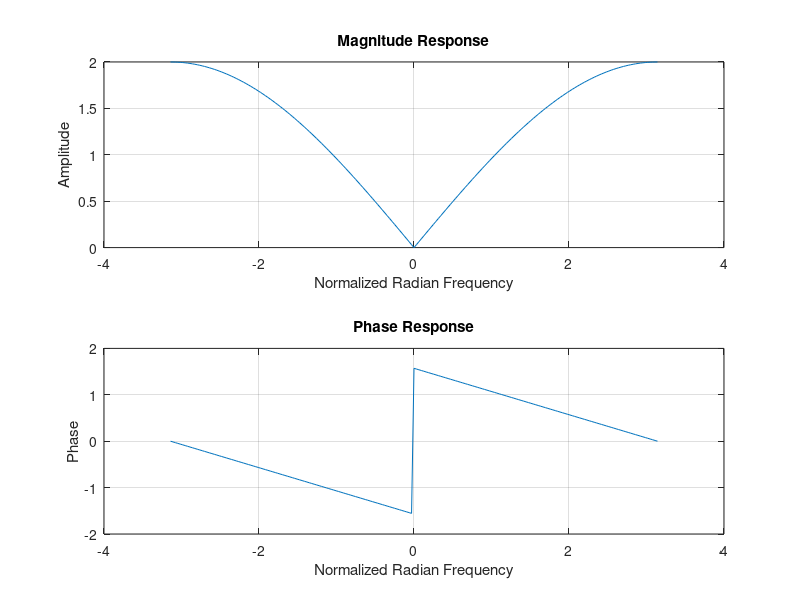

This figure's MATLAB source:

%% USER-DEFINED VARIABLES

w = -pi:(pi/100):pi;
% <-- Answer: Why is w from -pi to pi?
% Because it repeats every 2pi.

%% HIGHPASS FILTER

% FREQUENCY RESPONSE
H2 = (1-exp(-1j*w*1));
% <-- Answer: What is the difference equation for this frequency response?

% -------------------> y[n] = x[n] - x[n-1] <----------------------

% PLOT
figure;
subplot(2,1,1)
plot(w,abs(H2)); % ==> What does the abs() function do? <== Returns the absolute value of the passed in parameter
grid on;
title('Magnitude Response')
xlabel('Normalized Radian Frequency');
ylabel('Amplitude');
subplot(2,1,2)
plot(w,angle(H2)); % ==> What does the angle() function do? <== Returns the phase angle in the interval -pi to pi
grid on;
title('Phase Response')
xlabel('Normalized Radian Frequency');
ylabel('Phase');

% <-- Answer: If you input a DC value into a highpass filter, what will be
%             its amplitude?
% It should block the DC value, making the amplitude 0.
% 

